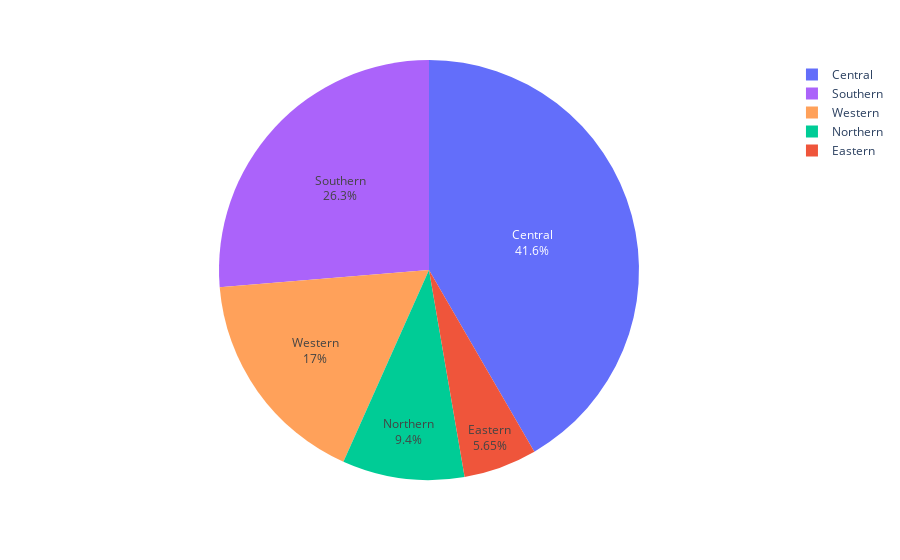

Notebook source saved alongside this figure:
### Code cell
z_c = pd.DataFrame(df.groupby(["Zone"], as_index=False)["Amount"].sum())
fig =px.pie(data_frame=z_c, values="Amount", names="Zone", color="Zone")
fig.update_traces(textposition='inside', textinfo='label+percent')

### Figure 1 — Plotly figure (JSON) as saved in the notebook; plotly's stock layout.template omitted (floating-point values rounded to 4 significant figures)
{"data": [{"customdata": [["Central"], ["Eastern"], ["Northern"], ["Southern"], ["Western"]], "domain": {"x": [0, 1], "y": [0, 1]}, "hovertemplate": "Zone=%{customdata[0]}<br>Amount=%{value}<extra></extra>", "labels": ["Central", "Eastern", "Northern", "Southern", "Western"], "legendgroup": "", "marker": {"colors": ["#636efa", "#EF553B", "#00cc96", "#ab63fa", "#FFA15A"]}, "name": "", "showlegend": true, "textinfo": "label+percent", "textposition": "inside", "type": "pie", "values": [19710000.0, 2674112, 4447178, 12450000.0, 8054827]}], "layout": {"legend": {"tracegroupgap": 0}, "margin": {"t": 60}}}
